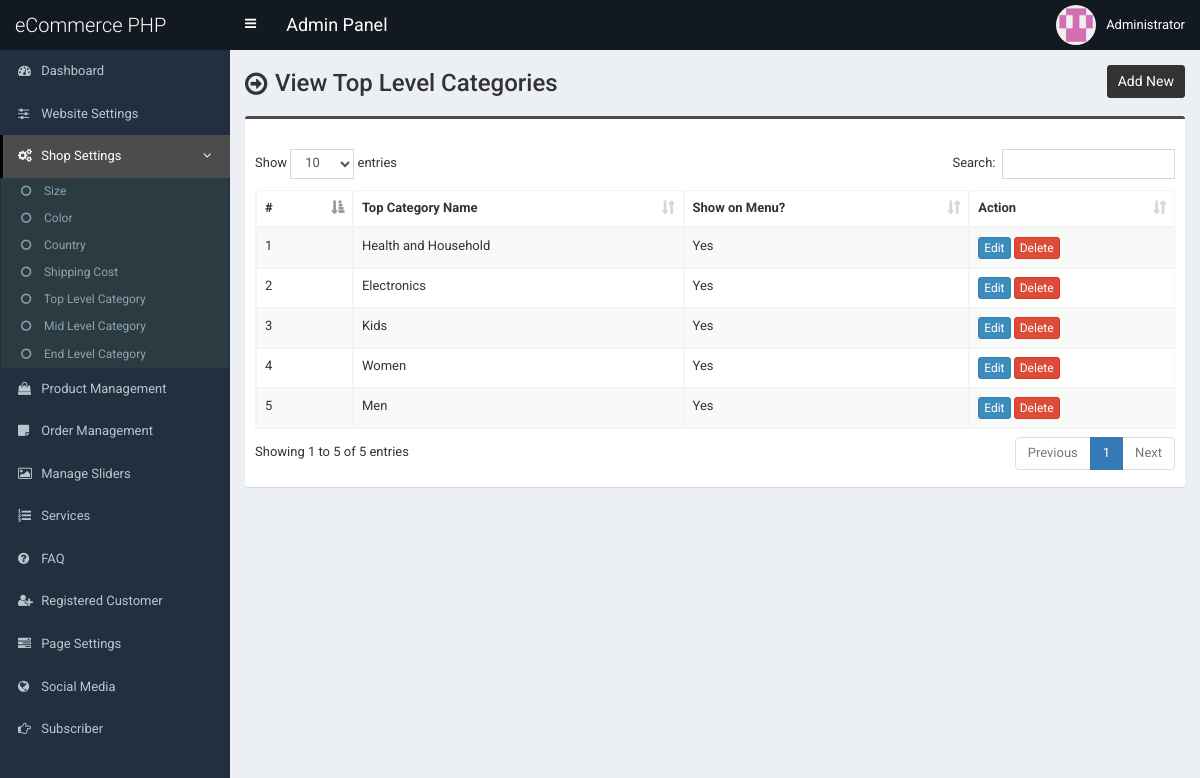
The page /admin/top-category.php (signed in) on the database as committed earlier.
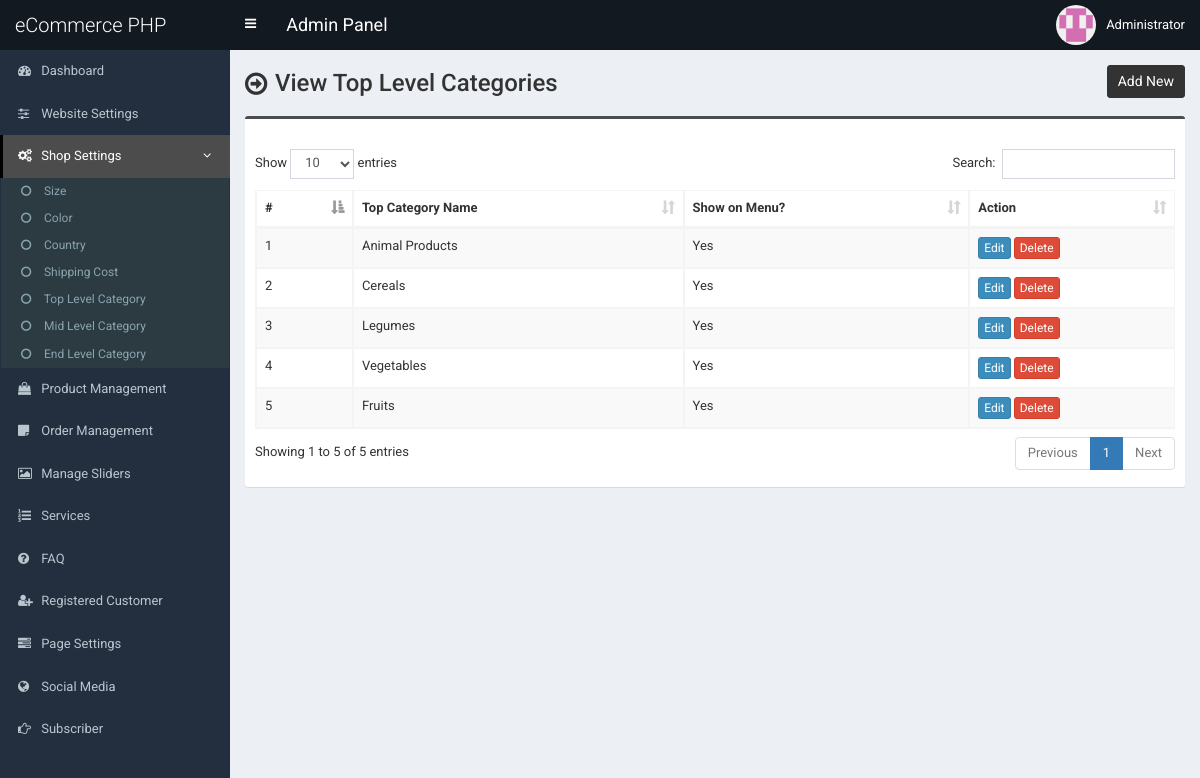
The same page on the database as committed later.
### tables this page shows
CREATE TABLE `tbl_top_category` (
  `tcat_id` int(11) NOT NULL,
  `tcat_name` varchar(255) NOT NULL,
  `show_on_menu` int(1) NOT NULL
);

### admin/top-category.php (the view, shortened to what this page needs)
<?php require_once('header.php'); ?>
<section class="content-header">
	<div class="content-header-left">
		<h1>View Top Level Categories</h1>
	</div>
	<div class="content-header-right">
		<a href="top-category-add.php" class="btn btn-primary btn-sm">Add New</a>
	</div>
</section>
<section class="content">
  <div class="row">
    <div class="col-md-12">
      <div class="box box-info">
        <div class="box-body table-responsive">
          <table id="example1" class="table table-bordered table-hover table-striped">
			<thead>
			    <tr>
			        <th>#</th>
			        <th>Top Category Name</th>
                    <th>Show on Menu?</th>
			        <th>Action</th>
			    </tr>
			</thead>
            <tbody>
            	<?php
            	$i=0;
            	$statement = $pdo->prepare("SELECT * FROM tbl_top_category ORDER BY tcat_id DESC");
            	$statement->execute();
            	$result = $statement->fetchAll(PDO::FETCH_ASSOC);
            	foreach ($result as $row) {
            		$i++;
            		?>
					<tr>
	                    <td><?php echo $i; ?></td>
	                    <td><?php echo $row['tcat_name']; ?></td>
                        <td>
                            <?php
                                if($row['show_on_menu'] == 1) {
                                    echo 'Yes';
                                } else {
                                    echo 'No';
                                }
                            ?>
                        </td>
	                    <td>
	                        <a href="top-category-edit.php?id=<?php echo $row['tcat_id']; ?>" class="btn btn-primary btn-xs">Edit</a>
	                        <a href="#" class="btn btn-danger btn-xs" data-href="top-category-delete.php?id=<?php echo $row['tcat_id']; ?>" data-toggle="modal" data-target="#confirm-delete">Delete</a>
	                    </td>
	                </tr>
            		<?php
            	}
            	?>
            </tbody>
          </table>
        </div>
      </div>
</section>
<?php require_once('footer.php'); ?>

Rows that differ between the two databases and show on the page:
changed tbl_top_category: tcat_name "Health and Household" → "Animal Products"
changed tbl_top_category: tcat_name "Electronics" → "Cereals"
changed tbl_top_category: tcat_name "Kids" → "Legumes"
changed tbl_top_category: tcat_name "Women" → "Vegetables"
changed tbl_top_category: tcat_name "Men" → "Fruits"
